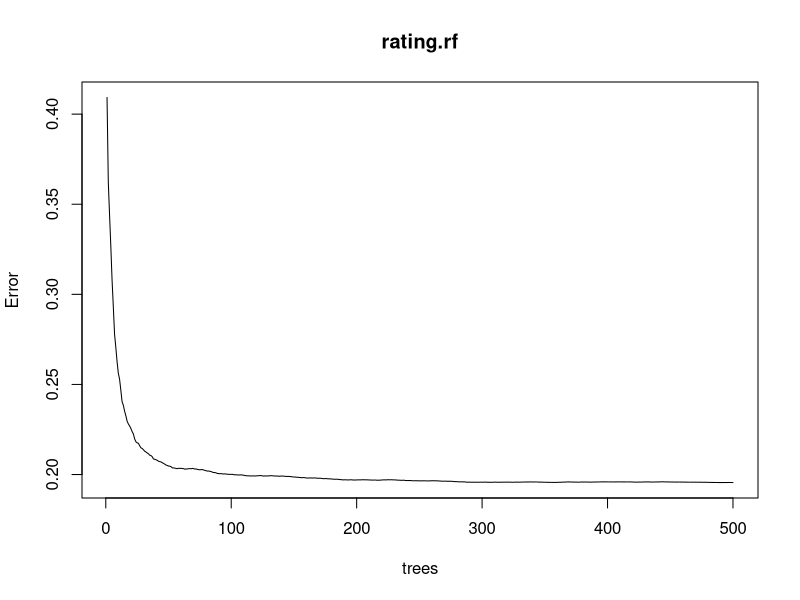

Source code (R): (Note: a time limit stopped this script after it produced the figure.)
updownfvm <- read.csv("updownfvm.csv", strip.white = TRUE)
library("randomForest")

##########
####SPLITTING DATA INTO TRAIN AND VALID SET
##########
dat1 <- data.frame(updownfvm$Rating, updownfvm$Reviews, updownfvm$Size, updownfvm$Installs,updownfvm$Type, updownfvm$Price, updownfvm$Content.Rating, updownfvm$Last.Updated, updownfvm$Android.Ver)
set.seed(20)
train <- sample(nrow(dat1), nrow(dat1)*4/5, replace= FALSE)
TrainSet <- dat1[train,]
ValidSet <- dat1[-train,]

###RANDOM FOREST PREDICTING RATINGS
model1 <- randomForest(updownfvm.Rating ~ ., data=TrainSet, importance = TRUE)
rating.rf <- randomForest(updownfvm.Rating ~ ., data=TrainSet, mtry = 4, ntree = 500, importance = TRUE) #mse = .19144

which.min(rating.rf$mse)
sqrt(rating.rf$mse[which.min(rating.rf$mse)])

rating.rf
plot(rating.rf)

#### FINDING BEST MTRY VALUE FOR RF ####
# Compare the Out of Bad Sample Error and Error on Test Set
oob.err = double(8)
test.err = double(8)

for(mtry in 1:8)
{
  rf = randomForest(updownfvm.Rating~., data = TrainSet, mtry=mtry, ntree = 500)
  oob.err[mtry] = rf$mse[500] #error of all trees fitted
  
  pred <- predict(rf,ValidSet)
  test.err[mtry] = with(ValidSet, mean((updownfvm.Rating - pred)^2)) #mean squared error test
  
  cat(mtry," ") #printing the output to the console
}

test.err
oob.err

matplot(1:mtry, cbind(oob.err,test.err),pch=19, col = c("red","blue"),type = "b", ylab = "Mean Squared Error", xlab = "Number of Predictors Considered at each Split")
legend("topright",legend=c("Out of Bag Error","Test Error"),pch=19,col=c("red","blue"))
### error seems to be minimized at mtry = 4


###PREDICTING RATINGS###
predTrain <- predict(rating.rf, TrainSet, type = "class")
# Checking regression accuracy
table(predTrain, TrainSet$updownfvm.Rating)
# Predicting on Validation Set
predValid <- predict(rating.rf, ValidSet, type = "class")
# checking regression accuracy 
abs(mean(((ValidSet$updownfvm.Rating-predValid)/ValidSet$updownfvm.Rating))) #model is 98.33% accurate
table(predValid,ValidSet$updownfvm.Rating)

####OPTIONAL COMPARING WITH DECISION TREE######
#Compare with Decision Tree
install.packages("rpart")
install.packages("caret")
install.packages("e1071")

library(rpart)
library(caret)
library(e1071)

# We will compare model1 of RF with Decision Tree
model_dt = train(updownfvm.Rating ~ ., data = TrainSet, method = "rpart")
model_dt_1 = predict(model_dt, data = TrainSet)
table(model_dt_1, TrainSet$updownfvm.Rating)
abs(mean(((TrainSet$updownfvm.Rating-model_dt_1)/TrainSet$updownfvm.Rating)))  #about 97% accuracy

# Running on Validation Set
model_dt_vs = predict(model_dt, newdata = ValidSet)
table(model_dt_vs, ValidSet$updownfvm.Rating)
abs(mean(((ValidSet$updownfvm.Rating-model_dt_vs)/ValidSet$updownfvm.Rating)))   #about 97% accuracy


#### shows that RF is more powerful than using decision tree ####

########################
########################
########################

library("randomForest")

###RANDOM FOREST PREDICTING INSTALLS
installs.rf <- randomForest(updownfvm.Installs ~ ., data=TrainSet, mtry = 4, ntree = 500, importance = TRUE) #mse value = 1.09599e+15

which.min(installs.rf$mse)
sqrt(installs.rf$mse[which.min(installs.rf$mse)])

#### FINDING BEST MTRY VALUE FOR RF ####
# Compare the Out of Bad Sample Error and Error on Test Set
oob.err2 = double(8)
test.err2 = double(8)

for(mtry in 1:8)
{
  rf2 = randomForest(updownfvm.Installs~., data = TrainSet, mtry=mtry, ntree = 500)
  oob.err2[mtry] = rf2$mse[500] #error of all trees fitted
  
  pred2 <- predict(rf2,ValidSet)
  test.err2[mtry] = with(ValidSet, mean((updownfvm.Installs - pred2)^2)) #mean squared error test
  
  cat(mtry," ") #printing the output to the console
}

test.err2
oob.err2

matplot(1:mtry, cbind(oob.err2,test.err2),pch=19, col = c("red","blue"),type = "b", ylab = "Mean Squared Error", xlab = "Number of Predictors Considered at each Split")
legend("topright",legend=c("Out of Bag Error","Test Error"),pch=19,col=c("red","blue"))
### error seems to be minimized at mtry = 4

###PREDICTING INSTALLS###
predTrain2 <- predict(installs.rf, TrainSet, type = "class")
# Checking regression accuracy
table(predTrain2, TrainSet$updownfvm.Installs)
# Predicting on Validation Set
predValid2 <- predict(installs.rf, ValidSet, type = "class")
# checking regression accuracy 
mean((abs(predValid2-ValidSet$updownfvm.Installs)/ValidSet$updownfvm.Installs)) #model has 138105% error yikers 
table(predValid2,ValidSet$updownfvm.Installs)

diff <- ValidSet$updownfvm.Installs-predValid2
avg <- diff/ValidSet$updownfvm.Installs
mean(avg)
